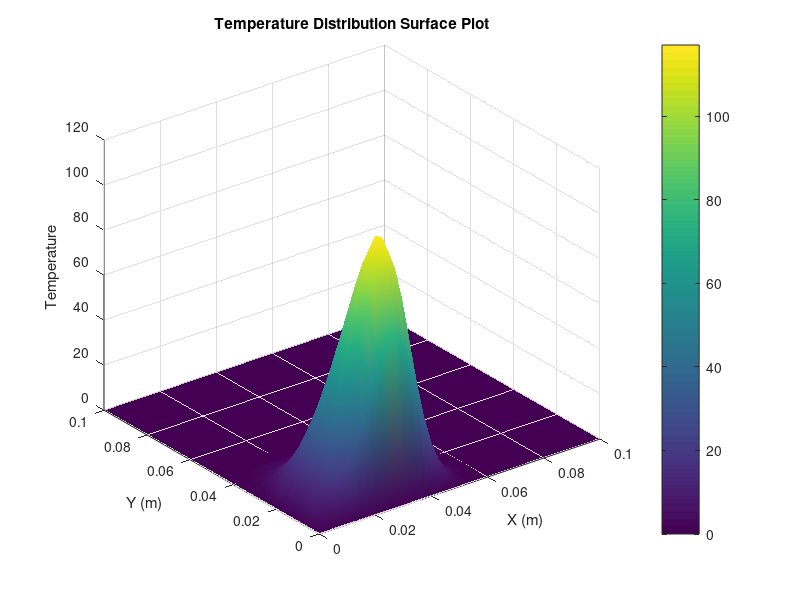
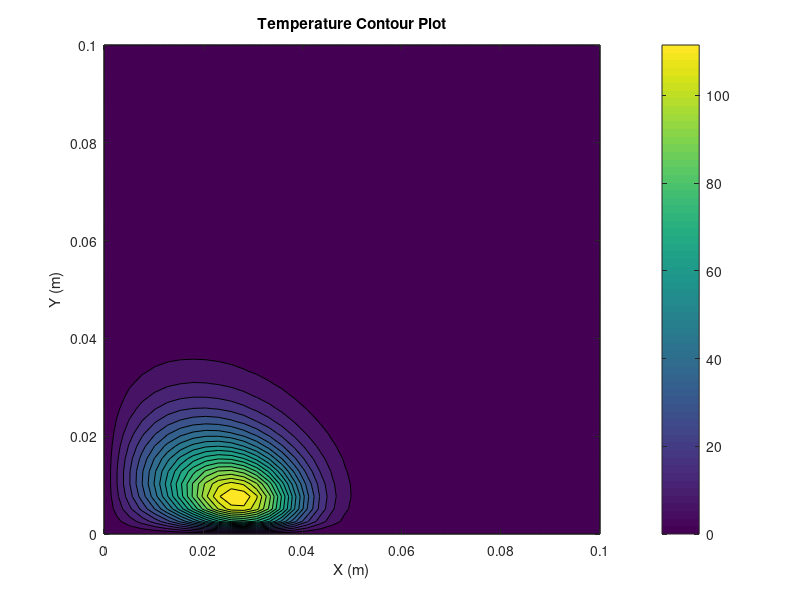
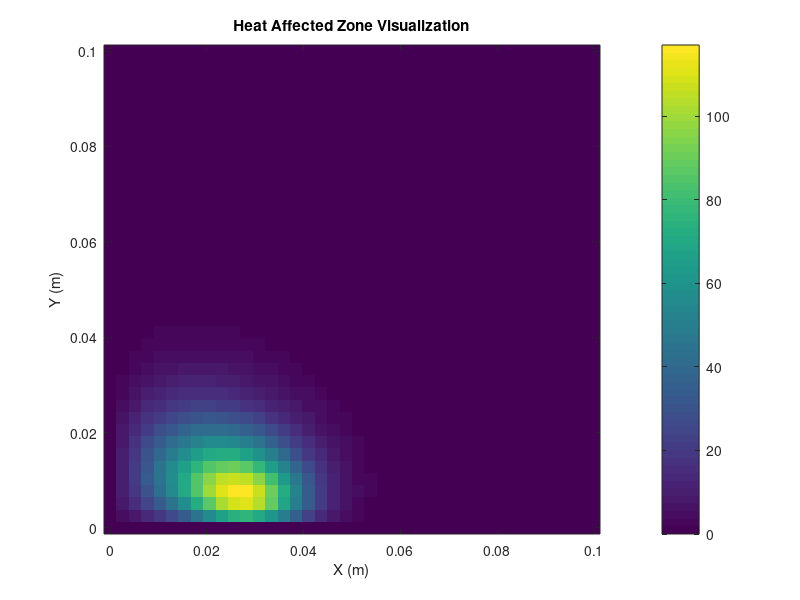
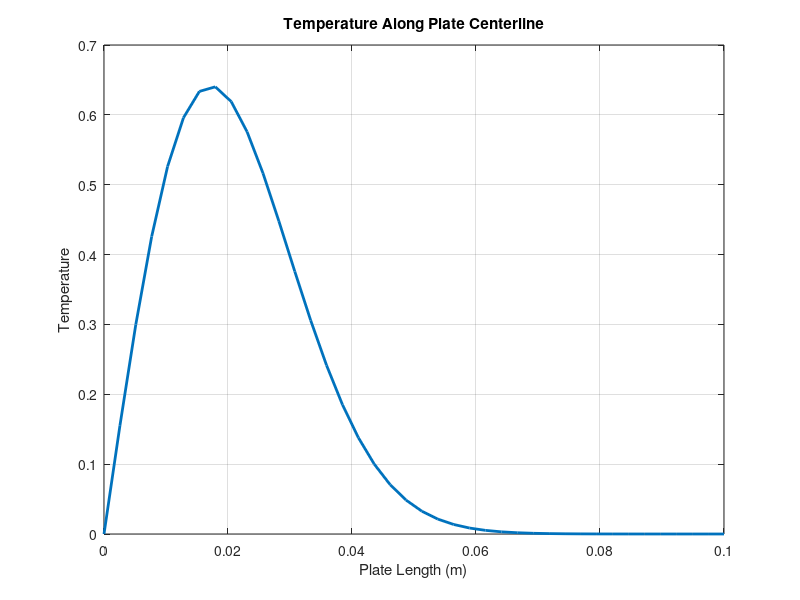

Here is the MATLAB script that generated these plots, in order: (Note: this script raises an error after producing the figures.)
clc;
clear;
close all;

%% ==============================
% DOMAIN PARAMETERS
%% ==============================

Lx = 0.1;
Ly = 0.1;

nx = 40;
ny = 40;

dx = Lx/(nx-1);
dy = Ly/(ny-1);

x = linspace(0,Lx,nx);
y = linspace(0,Ly,ny);

[X,Y] = meshgrid(x,y);

%% ==============================
% TIME PARAMETERS
%% ==============================

dt = 0.01;
nt = 150;

%% ==============================
% MATERIAL PROPERTY
%% ==============================

alpha = 1e-4;

r = alpha*dt/(dx^2);

if r > 0.25
    error('Reduce dt. Stability condition violated')
end

%% ==============================
% HEAT SOURCE PARAMETERS
%% ==============================

Q0 = 800;
v = 0.02;
sigma = 0.01;

%% ==============================
% INITIAL CONDITION
%% ==============================

T = zeros(nx,ny);

%% ==============================
% DATASET STORAGE (REDUCED SIZE)
%% ==============================

dataset = [];

sampling_space = 4;   % store every 4th grid point
sampling_time = 5;    % store every 5th timestep

%% ==============================
% TIME LOOP
%% ==============================

for n = 1:nt
    
    T_old = T;
    
    t = n*dt;
    
    for i = 2:nx-1
        
        for j = 2:ny-1
            
            xi = x(i);
            yj = y(j);
            
            Q = Q0 * exp(-((xi - v*t)^2 + yj^2)/sigma^2);
            
            T(i,j) = T_old(i,j) + r*( ...
                T_old(i+1,j) + ...
                T_old(i-1,j) + ...
                T_old(i,j+1) + ...
                T_old(i,j-1) - ...
                4*T_old(i,j)) ...
                + dt*Q;
            
            % REDUCED DATA STORAGE
            
            if mod(i,sampling_space)==0 && ...
               mod(j,sampling_space)==0 && ...
               mod(n,sampling_time)==0
                
                dataset = [dataset;
                    xi yj t T(i,j)];
                
            end
            
        end
        
    end
    
end

%% ==============================
% SURFACE PLOT
%% ==============================

figure
surf(X,Y,T')
title('Temperature Distribution Surface Plot')
xlabel('X (m)')
ylabel('Y (m)')
zlabel('Temperature')
shading interp
colorbar

%% ==============================
% CONTOUR PLOT
%% ==============================

figure
contourf(X,Y,T',20)
title('Temperature Contour Plot')
xlabel('X (m)')
ylabel('Y (m)')
colorbar

%% ==============================
% HEAT AFFECTED ZONE
%% ==============================

figure
imagesc(x,y,T')
set(gca,'YDir','normal')
title('Heat Affected Zone Visualization')
xlabel('X (m)')
ylabel('Y (m)')
colorbar

%% ==============================
% CENTERLINE TEMPERATURE
%% ==============================

center_y = round(ny/2);

figure
plot(x,T(:,center_y),'LineWidth',2)
title('Temperature Along Plate Centerline')
xlabel('Plate Length (m)')
ylabel('Temperature')
grid on

%% ==============================
% EXPORT DATASET
%% ==============================

writematrix(dataset,'welding_temperature_dataset_small.csv')

disp('Reduced dataset exported successfully')
